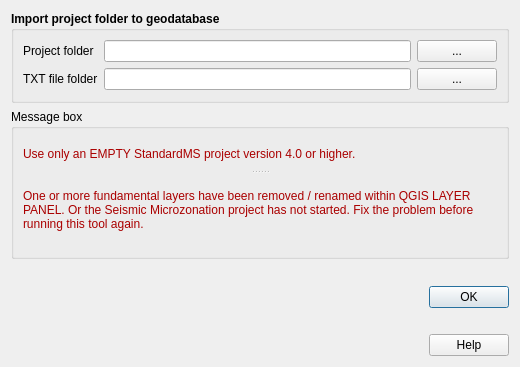
<?xml version="1.0" encoding="UTF-8"?>
<ui version="4.0">
 <class>importa_shp</class>
 <widget class="QDialog" name="importa_shp">
  <property name="geometry">
   <rect>
    <x>0</x>
    <y>0</y>
    <width>520</width>
    <height>367</height>
   </rect>
  </property>
  <property name="sizePolicy">
   <sizepolicy hsizetype="Fixed" vsizetype="Fixed">
    <horstretch>0</horstretch>
    <verstretch>0</verstretch>
   </sizepolicy>
  </property>
  <property name="minimumSize">
   <size>
    <width>520</width>
    <height>280</height>
   </size>
  </property>
  <property name="maximumSize">
   <size>
    <width>1500</width>
    <height>1500</height>
   </size>
  </property>
  <property name="windowTitle">
   <string>Import project folder to geodatabase</string>
  </property>
  <property name="locale">
   <locale language="English" country="UnitedStates"/>
  </property>
  <property name="modal">
   <bool>true</bool>
  </property>
  <layout class="QVBoxLayout" name="verticalLayout_2">
   <item>
    <widget class="QGroupBox" name="groupBox_2">
     <property name="sizePolicy">
      <sizepolicy hsizetype="Expanding" vsizetype="Expanding">
       <horstretch>0</horstretch>
       <verstretch>0</verstretch>
      </sizepolicy>
     </property>
     <property name="font">
      <font>
       <weight>75</weight>
       <bold>true</bold>
      </font>
     </property>
     <property name="title">
      <string>Import project folder to geodatabase</string>
     </property>
     <layout class="QGridLayout" name="gridLayout_3">
      <item row="0" column="1">
       <widget class="QLineEdit" name="dir_input">
        <property name="enabled">
         <bool>true</bool>
        </property>
        <property name="palette">
         <palette>
          <active>
           <colorrole role="Text">
            <brush brushstyle="SolidPattern">
             <color alpha="255">
              <red>0</red>
              <green>0</green>
              <blue>0</blue>
             </color>
            </brush>
           </colorrole>
           <colorrole role="PlaceholderText">
            <brush brushstyle="NoBrush">
             <color alpha="128">
              <red>0</red>
              <green>0</green>
              <blue>0</blue>
             </color>
            </brush>
           </colorrole>
          </active>
          <inactive>
           <colorrole role="Text">
            <brush brushstyle="SolidPattern">
             <color alpha="255">
              <red>0</red>
              <green>0</green>
              <blue>0</blue>
             </color>
            </brush>
           </colorrole>
           <colorrole role="PlaceholderText">
            <brush brushstyle="NoBrush">
             <color alpha="128">
              <red>0</red>
              <green>0</green>
              <blue>0</blue>
             </color>
            </brush>
           </colorrole>
          </inactive>
          <disabled>
           <colorrole role="Text">
            <brush brushstyle="SolidPattern">
             <color alpha="255">
              <red>120</red>
              <green>120</green>
              <blue>120</blue>
             </color>
            </brush>
           </colorrole>
           <colorrole role="PlaceholderText">
            <brush brushstyle="NoBrush">
             <color alpha="128">
              <red>0</red>
              <green>0</green>
              <blue>0</blue>
             </color>
            </brush>
           </colorrole>
          </disabled>
         </palette>
        </property>
        <property name="toolTip">
         <string/>
        </property>
       </widget>
      </item>
      <item row="1" column="2">
       <widget class="QPushButton" name="pushButton_tab">
        <property name="font">
         <font>
          <weight>50</weight>
          <bold>false</bold>
         </font>
        </property>
        <property name="cursor">
         <cursorShape>PointingHandCursor</cursorShape>
        </property>
        <property name="text">
         <string>...</string>
        </property>
       </widget>
      </item>
      <item row="1" column="1">
       <widget class="QLineEdit" name="tab_input">
        <property name="enabled">
         <bool>true</bool>
        </property>
        <property name="palette">
         <palette>
          <active>
           <colorrole role="Text">
            <brush brushstyle="SolidPattern">
             <color alpha="255">
              <red>0</red>
              <green>0</green>
              <blue>0</blue>
             </color>
            </brush>
           </colorrole>
           <colorrole role="PlaceholderText">
            <brush brushstyle="NoBrush">
             <color alpha="128">
              <red>0</red>
              <green>0</green>
              <blue>0</blue>
             </color>
            </brush>
           </colorrole>
          </active>
          <inactive>
           <colorrole role="Text">
            <brush brushstyle="SolidPattern">
             <color alpha="255">
              <red>0</red>
              <green>0</green>
              <blue>0</blue>
             </color>
            </brush>
           </colorrole>
           <colorrole role="PlaceholderText">
            <brush brushstyle="NoBrush">
             <color alpha="128">
              <red>0</red>
              <green>0</green>
              <blue>0</blue>
             </color>
            </brush>
           </colorrole>
          </inactive>
          <disabled>
           <colorrole role="Text">
            <brush brushstyle="SolidPattern">
             <color alpha="255">
              <red>120</red>
              <green>120</green>
              <blue>120</blue>
             </color>
            </brush>
           </colorrole>
           <colorrole role="PlaceholderText">
            <brush brushstyle="NoBrush">
             <color alpha="128">
              <red>0</red>
              <green>0</green>
              <blue>0</blue>
             </color>
            </brush>
           </colorrole>
          </disabled>
         </palette>
        </property>
        <property name="toolTip">
         <string/>
        </property>
       </widget>
      </item>
      <item row="0" column="0">
       <widget class="QLabel" name="label">
        <property name="font">
         <font>
          <weight>50</weight>
          <bold>false</bold>
         </font>
        </property>
        <property name="text">
         <string>Project folder</string>
        </property>
       </widget>
      </item>
      <item row="1" column="0">
       <widget class="QLabel" name="label_2">
        <property name="font">
         <font>
          <weight>50</weight>
          <bold>false</bold>
         </font>
        </property>
        <property name="text">
         <string>TXT file folder</string>
        </property>
       </widget>
      </item>
      <item row="0" column="2">
       <widget class="QPushButton" name="pushButton_in">
        <property name="font">
         <font>
          <weight>50</weight>
          <bold>false</bold>
         </font>
        </property>
        <property name="cursor">
         <cursorShape>PointingHandCursor</cursorShape>
        </property>
        <property name="text">
         <string>...</string>
        </property>
       </widget>
      </item>
     </layout>
    </widget>
   </item>
   <item>
    <widget class="QGroupBox" name="groupBox">
     <property name="sizePolicy">
      <sizepolicy hsizetype="Expanding" vsizetype="Expanding">
       <horstretch>0</horstretch>
       <verstretch>0</verstretch>
      </sizepolicy>
     </property>
     <property name="minimumSize">
      <size>
       <width>0</width>
       <height>80</height>
      </size>
     </property>
     <property name="maximumSize">
      <size>
       <width>16777215</width>
       <height>150</height>
      </size>
     </property>
     <property name="title">
      <string>Message box</string>
     </property>
     <layout class="QGridLayout" name="gridLayout_2">
      <item row="0" column="0">
       <widget class="QSplitter" name="splitter">
        <property name="orientation">
         <enum>Qt::Vertical</enum>
        </property>
        <widget class="QLabel" name="alert">
         <property name="sizePolicy">
          <sizepolicy hsizetype="Expanding" vsizetype="Expanding">
           <horstretch>0</horstretch>
           <verstretch>0</verstretch>
          </sizepolicy>
         </property>
         <property name="text">
          <string>&lt;html&gt;&lt;head/&gt;&lt;body&gt;&lt;p&gt;&lt;span style=&quot; color:#aa0000;&quot;&gt;Use only an EMPTY StandardMS project version 4.0 or higher.&lt;/span&gt;&lt;/p&gt;&lt;/body&gt;&lt;/html&gt;</string>
         </property>
         <property name="textFormat">
          <enum>Qt::RichText</enum>
         </property>
         <property name="alignment">
          <set>Qt::AlignLeading|Qt::AlignLeft|Qt::AlignVCenter</set>
         </property>
         <property name="wordWrap">
          <bool>true</bool>
         </property>
        </widget>
        <widget class="QLabel" name="alert_text">
         <property name="sizePolicy">
          <sizepolicy hsizetype="Expanding" vsizetype="Expanding">
           <horstretch>0</horstretch>
           <verstretch>0</verstretch>
          </sizepolicy>
         </property>
         <property name="text">
          <string>&lt;html&gt;&lt;head/&gt;&lt;body&gt;&lt;p&gt;&lt;span style=&quot; color:#aa0000;&quot;&gt;One or more fundamental layers have been removed / renamed within QGIS LAYER PANEL. Or the Seismic Microzonation project has not started. Fix the problem before running this tool again.&lt;/span&gt;&lt;/p&gt;&lt;/body&gt;&lt;/html&gt;</string>
         </property>
         <property name="textFormat">
          <enum>Qt::RichText</enum>
         </property>
         <property name="alignment">
          <set>Qt::AlignLeading|Qt::AlignLeft|Qt::AlignVCenter</set>
         </property>
         <property name="wordWrap">
          <bool>true</bool>
         </property>
        </widget>
       </widget>
      </item>
     </layout>
    </widget>
   </item>
   <item>
    <layout class="QHBoxLayout" name="horizontalLayout">
     <item>
      <widget class="QLabel" name="label_logo_cnr">
       <property name="maximumSize">
        <size>
         <width>81</width>
         <height>60</height>
        </size>
       </property>
       <property name="text">
        <string/>
       </property>
       <property name="pixmap">
        <pixmap>img/Logo CNR-2010-Quadrato-ITA-high.png</pixmap>
       </property>
       <property name="scaledContents">
        <bool>true</bool>
       </property>
      </widget>
     </item>
     <item>
      <widget class="QLabel" name="label_logo_igag">
       <property name="maximumSize">
        <size>
         <width>70</width>
         <height>60</height>
        </size>
       </property>
       <property name="text">
        <string/>
       </property>
       <property name="pixmap">
        <pixmap>img/IGAG-CMYK.png</pixmap>
       </property>
       <property name="scaledContents">
        <bool>true</bool>
       </property>
      </widget>
     </item>
     <item>
      <spacer name="horizontalSpacer">
       <property name="orientation">
        <enum>Qt::Horizontal</enum>
       </property>
       <property name="sizeHint" stdset="0">
        <size>
         <width>40</width>
         <height>20</height>
        </size>
       </property>
      </spacer>
     </item>
     <item>
      <layout class="QVBoxLayout" name="verticalLayout">
       <item>
        <widget class="QDialogButtonBox" name="button_box">
         <property name="cursor">
          <cursorShape>PointingHandCursor</cursorShape>
         </property>
         <property name="orientation">
          <enum>Qt::Vertical</enum>
         </property>
         <property name="standardButtons">
          <set>QDialogButtonBox::Ok</set>
         </property>
         <property name="centerButtons">
          <bool>true</bool>
         </property>
        </widget>
       </item>
       <item>
        <widget class="QPushButton" name="help_button">
         <property name="cursor">
          <cursorShape>PointingHandCursor</cursorShape>
         </property>
         <property name="text">
          <string>Help</string>
         </property>
        </widget>
       </item>
      </layout>
     </item>
    </layout>
   </item>
  </layout>
 </widget>
 <resources/>
 <connections>
  <connection>
   <sender>button_box</sender>
   <signal>accepted()</signal>
   <receiver>importa_shp</receiver>
   <slot>accept()</slot>
   <hints>
    <hint type="sourcelabel">
     <x>248</x>
     <y>254</y>
    </hint>
    <hint type="destinationlabel">
     <x>157</x>
     <y>274</y>
    </hint>
   </hints>
  </connection>
  <connection>
   <sender>button_box</sender>
   <signal>rejected()</signal>
   <receiver>importa_shp</receiver>
   <slot>reject()</slot>
   <hints>
    <hint type="sourcelabel">
     <x>316</x>
     <y>260</y>
    </hint>
    <hint type="destinationlabel">
     <x>286</x>
     <y>274</y>
    </hint>
   </hints>
  </connection>
 </connections>
</ui>
